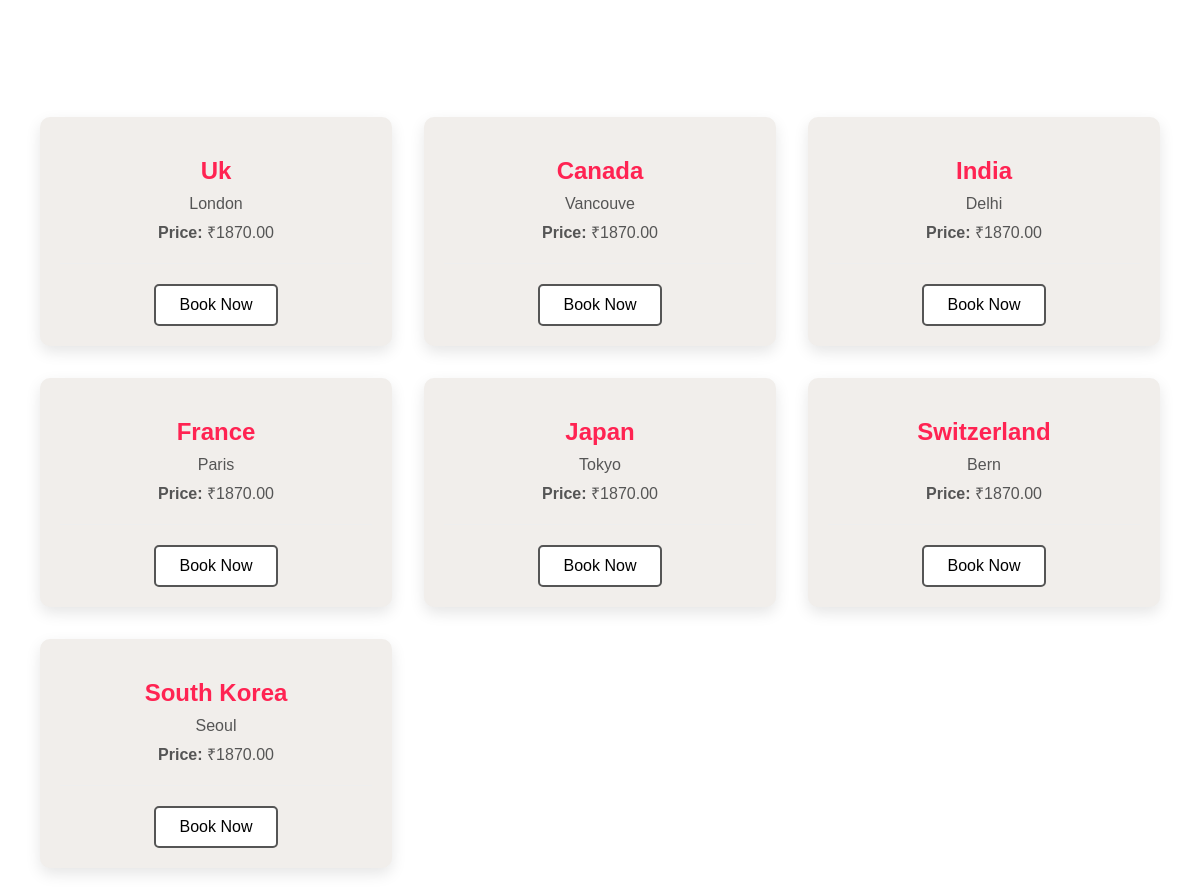
Screenshot of /tour/ with the database file from the repository.
### pages/models.py (models this page shows, shortened)
class Tour(models.Model):
    name = models.CharField(max_length=100)
    description = models.TextField()
    price = models.DecimalField(max_digits=8, decimal_places=2)
    available = models.BooleanField(default=True)

### pages/views.py (the view)
# urls.py: path('tour/', tour_list, name='tour_list'),
def tour_list(request):
    tours = Tour.objects.filter(available=True)
    return render(request, 'tour_list.html', {'tours': tours})

### pages/templates/tour_list.html (shortened to what this page needs)
<center><h1>Available Tours</h1></center>
<div class="cards">
  {% for tour in tours %}
  <div class="card">
    <div class="container">
      <h2>{{ tour.name }}</h2>
      <p>{{ tour.description }}</p>
      <p><strong>Price:</strong> ₹{{ tour.price }}</p>
      <hr>
      <a href="{% url 'book_tour' tour.id %}" class="button button5">Book Now</a>
    </div>
  </div>
  {% endfor %}
</div>

### pages/templates/tour_list.html (style rules this page uses)
h1 { margin: 20px 0; color: #ffff; }
.cards { max-width: 1200px; margin: 0 auto; display: grid; grid-template-columns: repeat(3, 1fr); gap: 2rem; padding: 20px; }
.card { background: #f1eeeb; border-radius: 10px; overflow: hidden; box-shadow: 0 6px 15px rgba(0,0,0,0.1); transition: transform 0.3s, box-shadow 0.3s; }
.container { padding: 20px; text-align: center; }
.container h2 { font-size: 24px; margin-bottom: 10px; color: #ff2352; }
.container p { font-size: 16px; color: #555; margin: 8px 0; }
hr { margin: 20px 0; border: 0; height: 1px; background: #eee; }
.button { background-color: #4CAF50; border: none; color: white; padding: 10px 24px; text-align: center; text-decoration: none; font-size: 16px; border-radius: 5px; transition: 0.3s; display: inline-block; }
.button5 { background-color: white; color: black; border: 2px solid #555; }

### rows the page displays
Tour: name "Uk", description "London", price "1870.00"
Tour: name "Canada", description "Vancouve", price "1870.00"
Tour: name "India", description "Delhi", price "1870.00"
Tour: name "France", description "Paris", price "1870.00"
Tour: name "Japan", description "Tokyo", price "1870.00"
Tour: name "Switzerland", description "Bern", price "1870.00"
Tour: name "South Korea", description "Seoul", price "1870.00"
